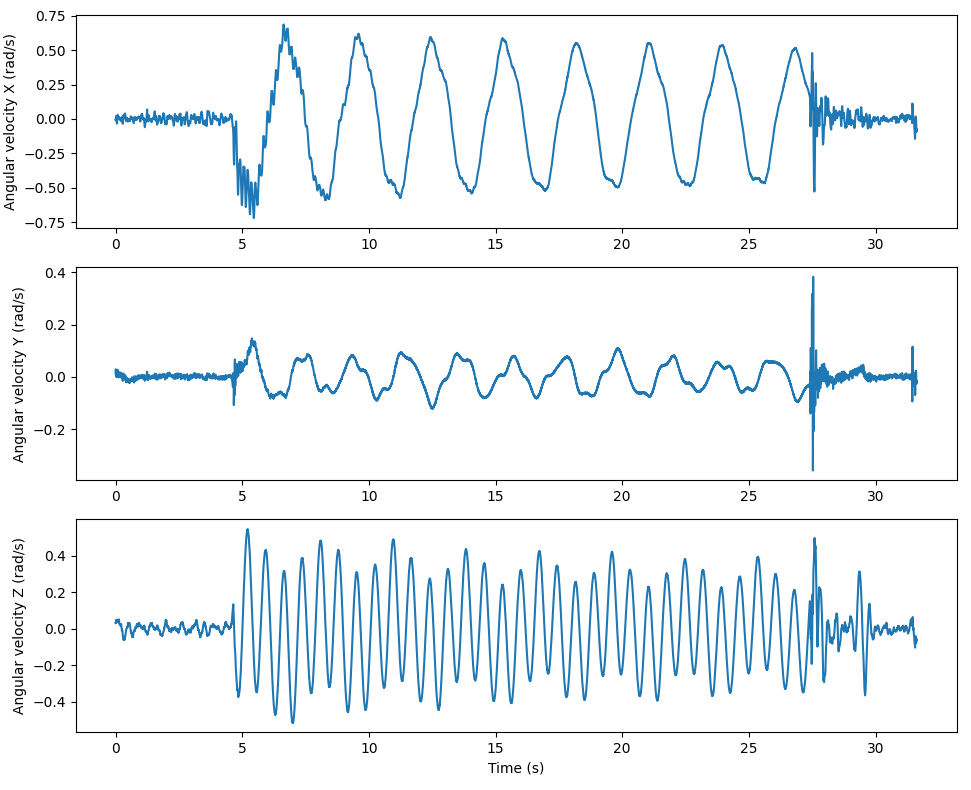

This figure's Python source:
import csv
import matplotlib.pyplot as plt

time = []
gyro_x = []
gyro_y = []
gyro_z = []

with open('gyroscope_2.csv', newline='') as f:
    reader = csv.reader(f, delimiter=',')
    next(reader, None)  # пропускаем заголовок, если есть
    for row in reader:
        if not row:  # пропускаем пустые строки
            continue
        try:
            t = float(row[0])
            x = float(row[2])
            y = float(row[3])
            z = float(row[4])
        except ValueError:
            # если не удалось преобразовать в float, пропускаем строку
            continue
        time.append(t)
        gyro_x.append(x)
        gyro_y.append(y)
        gyro_z.append(z)

t_start = time[0]
time2 = []
for t in time:
    t -= t_start
    time2.append(t/1000)

plt.figure(figsize=(10, 8))

plt.subplot(3, 1, 1)
plt.plot(time2, gyro_x)
plt.ylabel("Angular velocity X (rad/s)")

plt.subplot(3, 1, 2)
plt.plot(time2, gyro_y)
plt.ylabel("Angular velocity Y (rad/s)")

plt.subplot(3, 1, 3)
plt.plot(time2, gyro_z)
plt.xlabel("Time (s)")
plt.ylabel("Angular velocity Z (rad/s)")

plt.tight_layout()
plt.show()
